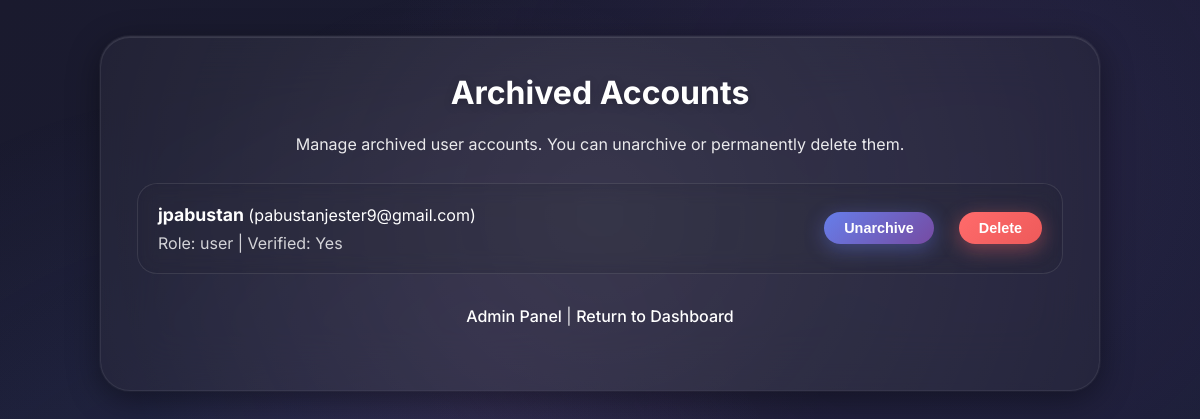
The page /archived_accounts.php (signed in) on the database its author committed.
### tables this page shows
CREATE TABLE users (id INTEGER PRIMARY KEY AUTOINCREMENT, username TEXT UNIQUE, password TEXT, email TEXT UNIQUE, recovery_email TEXT, role TEXT DEFAULT 'user', locked INTEGER DEFAULT 0, banned INTEGER DEFAULT 0, verified INTEGER DEFAULT 0, archived INTEGER DEFAULT 0);

### public/archived_accounts.php (the view, shortened to what this page needs)
<?php
require '../app/db.php';
$archived_users = $db->query('SELECT id,username,email,role,verified FROM users WHERE archived = 1')->fetchAll(PDO::FETCH_ASSOC);
?>
<!doctype html>
<html>
<head>
  <link rel="stylesheet" href="style.css">
</head>
<body>
<div class="box" style="max-width: 1000px;">
  <h2>Archived Accounts</h2>
  <p>Manage archived user accounts. You can unarchive or permanently delete them.</p>
  <?php if (empty($archived_users)): ?>
    <p style="text-align: center; color: rgba(255,255,255,0.7);">No archived accounts found.</p>
  <?php else: ?>
    <?php foreach($archived_users as $user): ?>
      <div class="user" style="display: flex; align-items: center; justify-content: space-between;">
        <div>
          <strong><?php echo htmlspecialchars($user['username']); ?></strong> (<?php echo htmlspecialchars($user['email']); ?>)
          <div style="margin-top: 8px; opacity: 0.8;">
            <span>Role: <?php echo htmlspecialchars($user['role']); ?></span> |
            <span>Verified: <?php echo $user['verified']? 'Yes':'No'; ?></span>
          </div>
        </div>
        <div style="display: flex; gap: 10px;">
          <form method="post">
            <button type="submit" style="width: auto; padding: 8px 20px; margin: 0;">Unarchive</button>
          </form>
          <form method="post">
            <button type="submit" style="width: auto; padding: 8px 20px; margin: 0; background: linear-gradient(135deg, #ff6b6b 0%, #ee5a5a 100%); box-shadow: 0 5px 20px rgba(255, 107, 107, 0.4);">Delete</button>
          </form>
        </div>
      </div>
    <?php endforeach; ?>
  <?php endif; ?>
  <p style="text-align: center; margin-top: 30px;">
    <a href="admin.php">Admin Panel</a> |
    <a href="index.php">Return to Dashboard</a>
  </p>
</div>
</body>
</html>

### public/style.css (style rules this page uses)
* { margin: 0; padding: 0; box-sizing: border-box; }
body { font-family: 'Inter', -apple-system, BlinkMacSystemFont, 'Segoe UI', sans-serif; background: linear-gradient(135deg, #1a1a2e 0%, #16213e 50%, #0f3460 100%); background-size: 400% 400%; animation: gradientShift 15s ease infinite; min-height: 100vh; color: #ffffff; overflow-x: hidden; }
body::before { content: ''; position: fixed; top: 0; left: 0; width: 100%; height: 100%; background: radial-gradient(circle at 20% 80%, rgba(102, 126, 234, 0.15) 0%, transparent 50%), radial-gradient(circle at 80% 20%, rgba(118, 75, 162, 0.15) 0%, transparent 50%), radial-gradient(circle at 40% 40%, rgba(240, 147, 251, 0.1) 0%, transparent 40%); pointer-events: none; z-index: 0; }
.box { background: rgba(30, 30, 50, 0.5); backdrop-filter: blur(30px); -webkit-backdrop-filter: blur(30px); border: 1px solid rgba(255, 255, 255, 0.1); border-radius: 30px; padding: 40px; max-width: 500px; margin: 40px auto; box-shadow: 0 8px 32px rgba(0, 0, 0, 0.4), inset 0 1px 0 rgba(255, 255, 255, 0.1), 0 0 0 1px rgba(255, 255, 255, 0.05); position: relative; overflow: hidden; z-index: 1; }
.box::before { content: ''; position: absolute; top: -50%; left: -50%; width: 200%; height: 200%; background: radial-gradient(circle, rgba(255, 255, 255, 0.1) 0%, transparent 70%); animation: waterDrop 8s ease-in-out infinite; pointer-events: none; z-index: 0; }
.box h2 { color: white; font-weight: 700; font-size: 2rem; margin-bottom: 20px; text-shadow: 0 2px 10px rgba(0, 0, 0, 0.2); text-align: center; position: relative; z-index: 1; }
.box p { color: rgba(255, 255, 255, 0.9); margin-bottom: 25px; line-height: 1.6; text-align: center; position: relative; z-index: 1; }
.box a { color: white; text-decoration: none; font-weight: 500; transition: all 0.3s ease; position: relative; z-index: 1; }
button { width: 100%; padding: 15px 30px; margin: 20px 0; border: none; border-radius: 25px; background: linear-gradient(135deg, #667eea 0%, #764ba2 100%); color: white; font-size: 1rem; font-weight: 600; cursor: pointer; transition: all 0.3s ease; box-shadow: 0 5px 20px rgba(102, 126, 234, 0.4); position: relative; overflow: hidden; z-index: 2; }
button::before { content: ''; position: absolute; top: 50%; left: 50%; width: 0; height: 0; background: rgba(255, 255, 255, 0.3); border-radius: 50%; transform: translate(-50%, -50%); transition: all 0.5s ease; }
.user { background: rgba(30, 30, 50, 0.3); backdrop-filter: blur(10px); border: 1px solid rgba(255, 255, 255, 0.1); border-radius: 20px; padding: 20px; margin-bottom: 15px; color: white; transition: all 0.3s ease; }
.user strong { color: white; font-size: 1.1rem; }
.user form { display: inline; margin-left: 15px; }
.user button { width: auto; padding: 8px 20px; margin: 5px; font-size: 0.9rem; }
.box { max-width: min(500px, calc(100vw - 2rem)); padding: clamp(1.5rem, 3vw, 2.5rem); margin: clamp(1.25rem, 3vw, 2.5rem) auto; }

### rows shown on the page
users: username "jpabustan", email "pabustanjester9@gmail.com", role "user", verified "Yes"
